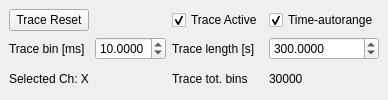
  <widget class="QDockWidget" name="dockWidget_traceConf">
   <property name="features">
    <set>QDockWidget::DockWidgetFeature::DockWidgetFloatable|QDockWidget::DockWidgetFeature::DockWidgetMovable</set>
   </property>
   <property name="windowTitle">
    <string>Conf.</string>
   </property>
   <attribute name="dockWidgetArea">
    <number>2</number>
   </attribute>
   <widget class="QWidget" name="dockWidgetContents_20">
    <layout class="QGridLayout" name="gridLayout_70">
     <item row="0" column="0">
      <layout class="QGridLayout" name="gridLayout_62">
       <property name="sizeConstraint">
        <enum>QLayout::SizeConstraint::SetMinimumSize</enum>
       </property>
       <item row="2" column="0">
        <widget class="QLabel" name="label_73">
         <property name="text">
          <string>Trace bin [ms]</string>
         </property>
        </widget>
       </item>
       <item row="0" column="2">
        <widget class="QCheckBox" name="checkBox_trace_on">
         <property name="text">
          <string>Trace Active</string>
         </property>
         <property name="checked">
          <bool>true</bool>
         </property>
        </widget>
       </item>
       <item row="0" column="0">
        <widget class="QPushButton" name="pushButton_trace">
         <property name="text">
          <string>Trace Reset</string>
         </property>
        </widget>
       </item>
       <item row="0" column="3">
        <widget class="QCheckBox" name="checkBox_trace_autorange">
         <property name="text">
          <string>Time-autorange</string>
         </property>
         <property name="checked">
          <bool>true</bool>
         </property>
        </widget>
       </item>
       <item row="2" column="1">
        <widget class="QDoubleSpinBox" name="doubleSpinBox_binsize">
         <property name="decimals">
          <number>4</number>
         </property>
         <property name="minimum">
          <double>0.010000000000000</double>
         </property>
         <property name="value">
          <double>10.000000000000000</double>
         </property>
        </widget>
       </item>
       <item row="2" column="3">
        <widget class="QDoubleSpinBox" name="doubleSpinBox_maxlength">
         <property name="decimals">
          <number>4</number>
         </property>
         <property name="minimum">
          <double>0.010000000000000</double>
         </property>
         <property name="maximum">
          <double>99999.990000000005239</double>
         </property>
         <property name="value">
          <double>300.000000000000000</double>
         </property>
        </widget>
       </item>
       <item row="2" column="2">
        <widget class="QLabel" name="label_74">
         <property name="text">
          <string>Trace length [s]</string>
         </property>
        </widget>
       </item>
       <item row="4" column="3">
        <widget class="QLabel" name="label_trace_total_bins">
         <property name="text">
          <string>30000</string>
         </property>
        </widget>
       </item>
       <item row="4" column="2">
        <widget class="QLabel" name="label_76">
         <property name="text">
          <string>Trace tot. bins</string>
         </property>
        </widget>
       </item>
       <item row="4" column="0">
        <widget class="QLabel" name="label_plot_channel">
         <property name="sizePolicy">
          <sizepolicy hsizetype="Minimum" vsizetype="Minimum">
           <horstretch>0</horstretch>
           <verstretch>0</verstretch>
          </sizepolicy>
         </property>
         <property name="text">
          <string>Selected Ch: X</string>
         </property>
        </widget>
       </item>
      </layout>
     </item>
    </layout>
   </widget>
  </widget>
